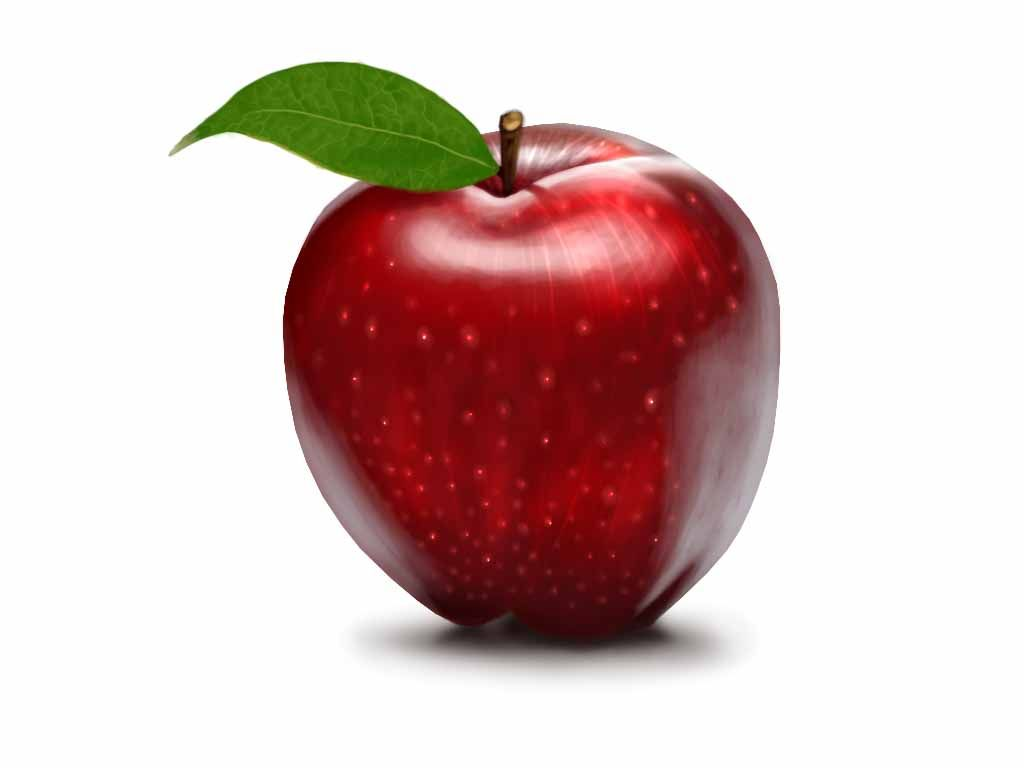
#> input picture apple.jpg, 1024 x 768 px
$ python power_law.py
#> lines starting #> are read from the running program, lines starting #| are printed output that depends on the picture
import cv2
import matplotlib.pylab as plt
import numpy as np

image=cv2.imread("apple.jpg")
#> image is the input picture: shape (768, 1024, 3); mean B, G, R 191.4, 193.8, 216.5
image=cv2.cvtColor(image,cv2.COLOR_BGR2GRAY)
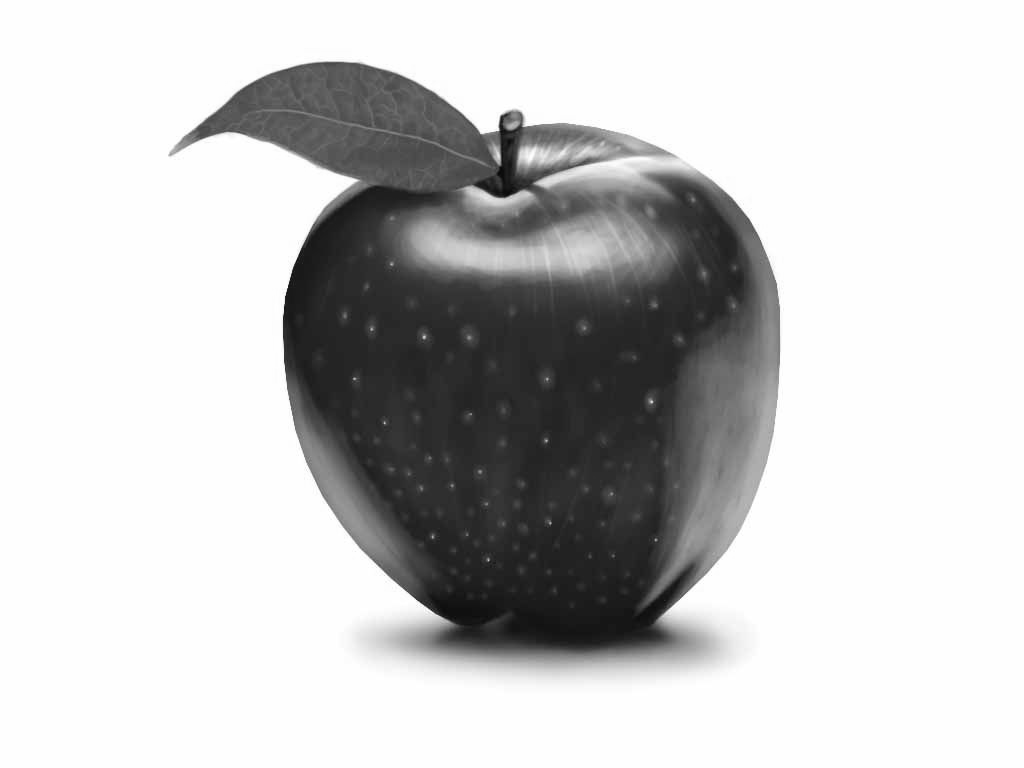
#> image: shape (768, 1024); min 8, max 255, mean 200.3

fig=plt.figure(figsize=(15,5))

ax=fig.add_subplot(121)
ax.set_title("Original Image",fontsize=18)
plt.imshow(image,cmap="gray")
# s=c*r^y   here c=(1/255.0)
newImage=image/255.0
newImage=cv2.pow(newImage,1.5)
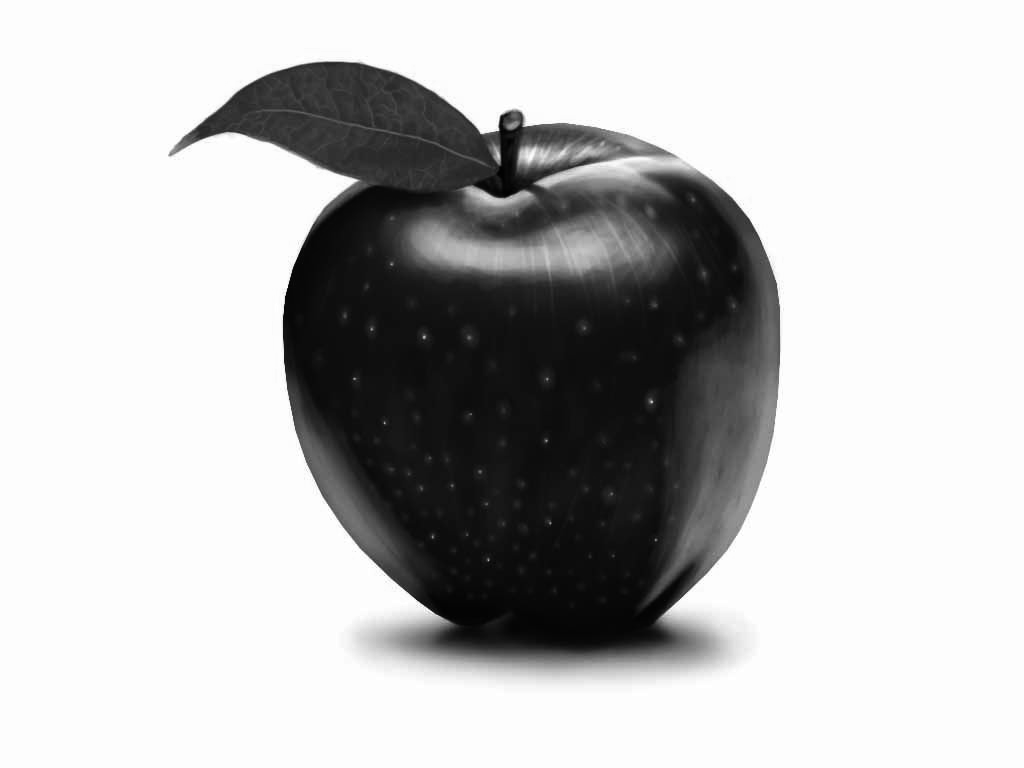
#> newImage: shape (768, 1024) float64; min 0.00556, max 1, mean 0.749

ax=fig.add_subplot(122)
ax.set_title("Power Transformation",fontsize=18)
plt.imshow(newImage,cmap="gray")

plt.show()
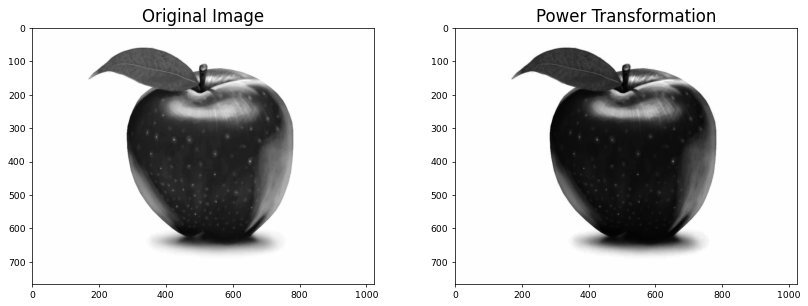
#> figure drawn by matplotlib, 2 panels
